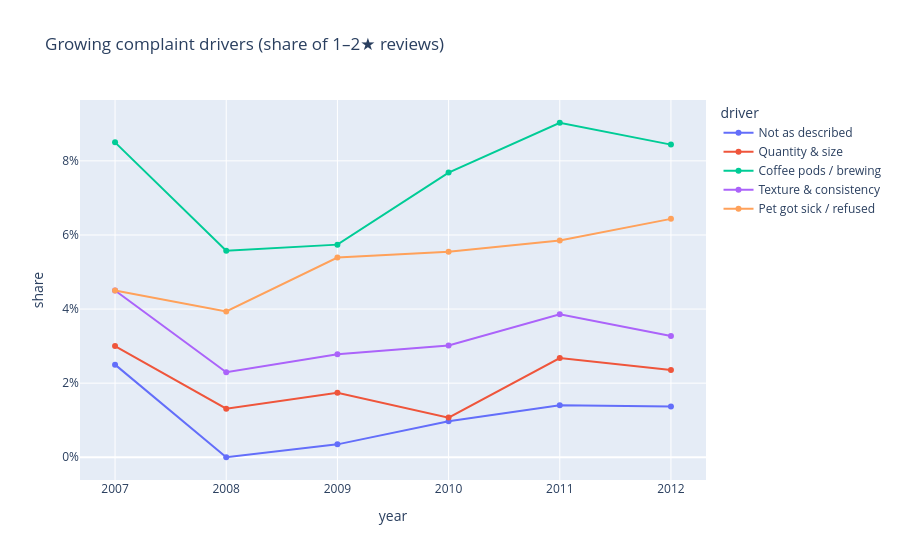

The cell this chart's notebook holds for it:
### Markdown cell above
Chart the top growing drivers

### Code cell
import plotly.express as px
top = driver_growth.head(5).index
plot_df = driver_share.loc[top, 2007:].T.reset_index().melt(id_vars="year", var_name="driver", value_name="share")
px.line(plot_df, x="year", y="share", color="driver", markers=True,
        title="Growing complaint drivers (share of 1–2★ reviews)").update_layout(yaxis_tickformat=".0%").show()

### Figure 1 — Plotly figure (JSON) as saved in the notebook; plotly's stock layout.template omitted (floating-point values rounded to 4 significant figures)
{"data": [{"hovertemplate": "driver=Not as described<br>year=%{x}<br>share=%{y}<extra></extra>", "legendgroup": "Not as described", "line": {"color": "#636efa", "dash": "solid"}, "marker": {"symbol": "circle"}, "mode": "lines+markers", "name": "Not as described", "orientation": "v", "showlegend": true, "type": "scatter", "x": [2007, 2008, 2009, 2010, 2011, 2012], "xaxis": "x", "y": [0.025, 0.0, 0.003478, 0.009728, 0.01407, 0.01371], "yaxis": "y"}, {"hovertemplate": "driver=Quantity & size<br>year=%{x}<br>share=%{y}<extra></extra>", "legendgroup": "Quantity & size", "line": {"color": "#EF553B", "dash": "solid"}, "marker": {"symbol": "circle"}, "mode": "lines+markers", "name": "Quantity & size", "orientation": "v", "showlegend": true, "type": "scatter", "x": [2007, 2008, 2009, 2010, 2011, 2012], "xaxis": "x", "y": [0.03, 0.01311, 0.01739, 0.0107, 0.02677, 0.02356], "yaxis": "y"}, {"hovertemplate": "driver=Coffee pods / brewing<br>year=%{x}<br>share=%{y}<extra></extra>", "legendgroup": "Coffee pods / brewing", "line": {"color": "#00cc96", "dash": "solid"}, "marker": {"symbol": "circle"}, "mode": "lines+markers", "name": "Coffee pods / brewing", "orientation": "v", "showlegend": true, "type": "scatter", "x": [2007, 2008, 2009, 2010, 2011, 2012], "xaxis": "x", "y": [0.085, 0.05574, 0.05739, 0.07685, 0.09029, 0.08439], "yaxis": "y"}, {"hovertemplate": "driver=Texture & consistency<br>year=%{x}<br>share=%{y}<extra></extra>", "legendgroup": "Texture & consistency", "line": {"color": "#ab63fa", "dash": "solid"}, "marker": {"symbol": "circle"}, "mode": "lines+markers", "name": "Texture & consistency", "orientation": "v", "showlegend": true, "type": "scatter", "x": [2007, 2008, 2009, 2010, 2011, 2012], "xaxis": "x", "y": [0.045, 0.02295, 0.02783, 0.03016, 0.03857, 0.0327], "yaxis": "y"}, {"hovertemplate": "driver=Pet got sick / refused<br>year=%{x}<br>share=%{y}<extra></extra>", "legendgroup": "Pet got sick / refused", "line": {"color": "#FFA15A", "dash": "solid"}, "marker": {"symbol": "circle"}, "mode": "lines+markers", "name": "Pet got sick / refused", "orientation": "v", "showlegend": true, "type": "scatter", "x": [2007, 2008, 2009, 2010, 2011, 2012], "xaxis": "x", "y": [0.045, 0.03934, 0.05391, 0.05545, 0.05853, 0.06435], "yaxis": "y"}], "layout": {"legend": {"title": {"text": "driver"}, "tracegroupgap": 0}, "title": {"text": "Growing complaint drivers (share of 1–2★ reviews)"}, "xaxis": {"anchor": "y", "domain": [0, 1], "title": {"text": "year"}}, "yaxis": {"anchor": "x", "domain": [0, 1], "tickformat": ".0%", "title": {"text": "share"}}}}
